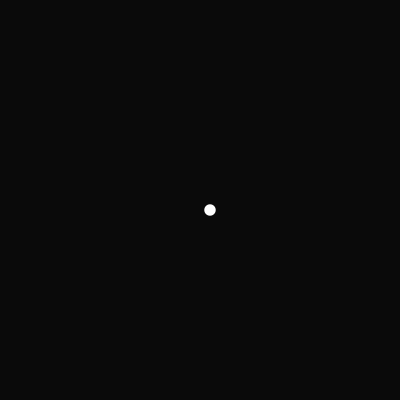
Frame 1 (no input)
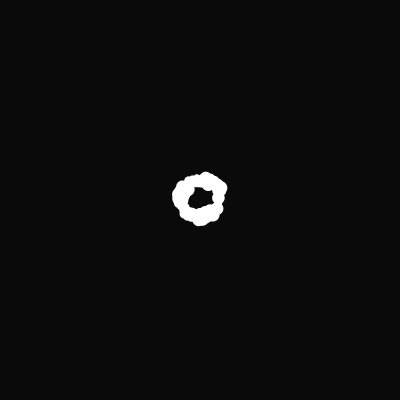
Frame 60 (the mouse pressed at the canvas centre just before this capture)
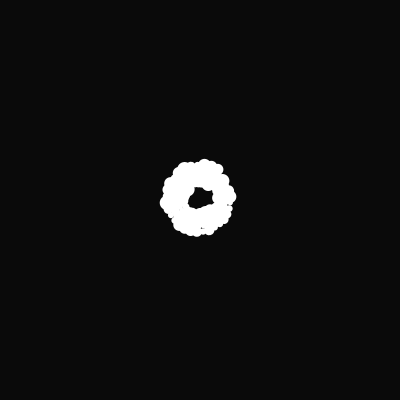
Frame 120 (the mouse held since frame 60 and released just before this capture)

The Processing sketch that drew these frames (run headless with seeded random() and noise(); from frame 60 on, the mouse is pressed at the canvas centre):

// Processing sketch: sketch_28
// ── sketch_28.pde
// fun programming #28
// rotate and even move your axis

float r = 0;

void setup() {
  size(400,400);
  background(10);
  smooth();
  noStroke();
}
void draw() {
  translate(width/2, height/2);
  fill(255);
  rotate(r);
  float circle_size = random(5, 15);
  ellipse(10 + r, 10, circle_size, circle_size);
  r = r + 0.2;
  println(r);
}
